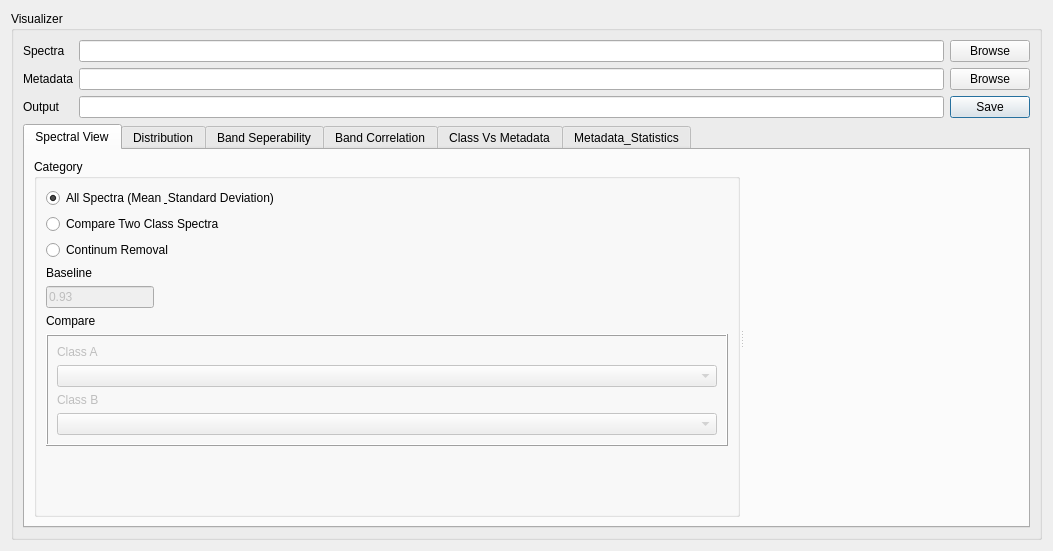
<?xml version="1.0" encoding="UTF-8"?>
<ui version="4.0">
 <class>Form</class>
 <widget class="QDialog" name="Form">
  <property name="geometry">
   <rect>
    <x>0</x>
    <y>0</y>
    <width>1053</width>
    <height>551</height>
   </rect>
  </property>
  <property name="windowTitle">
   <string>Timeseries Analysis</string>
  </property>
  <layout class="QGridLayout" name="gridLayout_3">
   <item row="0" column="0">
    <widget class="QGroupBox" name="groupBox">
     <property name="title">
      <string>Visualizer</string>
     </property>
     <layout class="QVBoxLayout" name="verticalLayout_3">
      <item>
       <layout class="QGridLayout" name="gridLayout">
        <item row="1" column="1">
         <widget class="QLineEdit" name="lineEdit"/>
        </item>
        <item row="2" column="0">
         <widget class="QLabel" name="label_72">
          <property name="text">
           <string>Output</string>
          </property>
         </widget>
        </item>
        <item row="0" column="0">
         <widget class="QLabel" name="label_70">
          <property name="text">
           <string>Spectra</string>
          </property>
         </widget>
        </item>
        <item row="2" column="2">
         <widget class="QPushButton" name="pushButton_6">
          <property name="text">
           <string>Save</string>
          </property>
         </widget>
        </item>
        <item row="0" column="2">
         <widget class="QPushButton" name="pushButton_4">
          <property name="text">
           <string>Browse</string>
          </property>
         </widget>
        </item>
        <item row="2" column="1">
         <widget class="QLineEdit" name="lineEdit_3"/>
        </item>
        <item row="1" column="0">
         <widget class="QLabel" name="label_71">
          <property name="text">
           <string>Metadata</string>
          </property>
         </widget>
        </item>
        <item row="1" column="2">
         <widget class="QPushButton" name="pushButton_5">
          <property name="text">
           <string>Browse</string>
          </property>
         </widget>
        </item>
        <item row="0" column="1">
         <widget class="QLineEdit" name="lineEdit_2"/>
        </item>
       </layout>
      </item>
      <item>
       <widget class="QTabWidget" name="tabWidget_4">
        <property name="currentIndex">
         <number>0</number>
        </property>
        <widget class="QWidget" name="tab_29">
         <attribute name="title">
          <string>Spectral View</string>
         </attribute>
         <layout class="QGridLayout" name="gridLayout_2">
          <item row="0" column="0">
           <widget class="QSplitter" name="splitter">
            <property name="orientation">
             <enum>Qt::Horizontal</enum>
            </property>
            <widget class="QGroupBox" name="groupBox_34">
             <property name="title">
              <string>Category</string>
             </property>
             <layout class="QVBoxLayout" name="verticalLayout_2">
              <item>
               <widget class="QRadioButton" name="plotAllMuStdRb">
                <property name="text">
                 <string>All Spectra (Mean &amp; Standard Deviation)</string>
                </property>
                <property name="checked">
                 <bool>true</bool>
                </property>
                <attribute name="buttonGroup">
                 <string notr="true">buttonGroup</string>
                </attribute>
               </widget>
              </item>
              <item>
               <widget class="QRadioButton" name="plot2ClassesRb">
                <property name="text">
                 <string>Compare Two Class Spectra</string>
                </property>
                <attribute name="buttonGroup">
                 <string notr="true">buttonGroup</string>
                </attribute>
               </widget>
              </item>
              <item>
               <widget class="QRadioButton" name="plotContinuumRb">
                <property name="text">
                 <string>Continum Removal</string>
                </property>
                <property name="checked">
                 <bool>false</bool>
                </property>
                <attribute name="buttonGroup">
                 <string notr="true">buttonGroup</string>
                </attribute>
               </widget>
              </item>
              <item>
               <widget class="QLabel" name="label_73">
                <property name="text">
                 <string>Baseline</string>
                </property>
                <property name="buddy">
                 <cstring></cstring>
                </property>
               </widget>
              </item>
              <item>
               <widget class="QLineEdit" name="baselineLe">
                <property name="enabled">
                 <bool>false</bool>
                </property>
                <property name="sizePolicy">
                 <sizepolicy hsizetype="Fixed" vsizetype="Fixed">
                  <horstretch>0</horstretch>
                  <verstretch>0</verstretch>
                 </sizepolicy>
                </property>
                <property name="text">
                 <string>0.93</string>
                </property>
               </widget>
              </item>
              <item>
               <widget class="QLabel" name="label">
                <property name="text">
                 <string>Compare</string>
                </property>
               </widget>
              </item>
              <item>
               <widget class="QFrame" name="frame">
                <property name="frameShape">
                 <enum>QFrame::Box</enum>
                </property>
                <property name="frameShadow">
                 <enum>QFrame::Raised</enum>
                </property>
                <layout class="QVBoxLayout" name="verticalLayout">
                 <item>
                  <widget class="QLabel" name="label_58">
                   <property name="enabled">
                    <bool>false</bool>
                   </property>
                   <property name="text">
                    <string>Class A</string>
                   </property>
                   <property name="buddy">
                    <cstring></cstring>
                   </property>
                  </widget>
                 </item>
                 <item>
                  <widget class="QComboBox" name="comboBox_25">
                   <property name="enabled">
                    <bool>false</bool>
                   </property>
                  </widget>
                 </item>
                 <item>
                  <widget class="QLabel" name="label_59">
                   <property name="enabled">
                    <bool>false</bool>
                   </property>
                   <property name="text">
                    <string>Class B</string>
                   </property>
                   <property name="buddy">
                    <cstring></cstring>
                   </property>
                  </widget>
                 </item>
                 <item>
                  <widget class="QComboBox" name="comboBox_26">
                   <property name="enabled">
                    <bool>false</bool>
                   </property>
                  </widget>
                 </item>
                </layout>
               </widget>
              </item>
              <item>
               <spacer name="verticalSpacer">
                <property name="orientation">
                 <enum>Qt::Vertical</enum>
                </property>
                <property name="sizeHint" stdset="0">
                 <size>
                  <width>20</width>
                  <height>40</height>
                 </size>
                </property>
               </spacer>
              </item>
             </layout>
            </widget>
            <widget class="QMatplotlibWidget" name="mplWidgetSpectral_5" native="true"/>
           </widget>
          </item>
         </layout>
        </widget>
        <widget class="QWidget" name="tab_44">
         <attribute name="title">
          <string>Distribution</string>
         </attribute>
         <layout class="QGridLayout" name="gridLayout_4">
          <item row="0" column="0">
           <widget class="QSplitter" name="splitter_2">
            <property name="orientation">
             <enum>Qt::Horizontal</enum>
            </property>
            <widget class="QGroupBox" name="groupBox_36">
             <property name="title">
              <string>Category</string>
             </property>
             <layout class="QVBoxLayout" name="verticalLayout_8">
              <item>
               <widget class="QRadioButton" name="plotDistnRb">
                <property name="enabled">
                 <bool>true</bool>
                </property>
                <property name="text">
                 <string>Band Plot</string>
                </property>
                <attribute name="buttonGroup">
                 <string notr="true">buttonGroup</string>
                </attribute>
               </widget>
              </item>
              <item>
               <widget class="QLabel" name="label_76">
                <property name="text">
                 <string>Wavelength</string>
                </property>
                <property name="buddy">
                 <cstring></cstring>
                </property>
               </widget>
              </item>
              <item>
               <widget class="QComboBox" name="wavelengthCmb"/>
              </item>
              <item>
               <spacer name="verticalSpacer_3">
                <property name="orientation">
                 <enum>Qt::Vertical</enum>
                </property>
                <property name="sizeHint" stdset="0">
                 <size>
                  <width>20</width>
                  <height>263</height>
                 </size>
                </property>
               </spacer>
              </item>
             </layout>
            </widget>
            <widget class="QMatplotlibWidget" name="mplWidgetDist" native="true"/>
           </widget>
          </item>
         </layout>
        </widget>
        <widget class="QWidget" name="tab_33">
         <attribute name="title">
          <string>Band Seperability</string>
         </attribute>
         <layout class="QGridLayout" name="gridLayout_8">
          <item row="0" column="0">
           <widget class="QSplitter" name="splitter_3">
            <property name="orientation">
             <enum>Qt::Horizontal</enum>
            </property>
            <widget class="QGroupBox" name="groupBox_38">
             <property name="title">
              <string>Category</string>
             </property>
             <layout class="QVBoxLayout" name="verticalLayout_9">
              <item>
               <widget class="QRadioButton" name="sdiRb">
                <property name="text">
                 <string>Spectral Discrimination Index</string>
                </property>
                <attribute name="buttonGroup">
                 <string notr="true">buttonGroup</string>
                </attribute>
               </widget>
              </item>
              <item>
               <widget class="QRadioButton" name="annovaRb">
                <property name="text">
                 <string>Oneway Anova</string>
                </property>
                <attribute name="buttonGroup">
                 <string notr="true">buttonGroup</string>
                </attribute>
               </widget>
              </item>
              <item>
               <widget class="QRadioButton" name="tukeyRb">
                <property name="text">
                 <string>Tukey’s multi-comparison</string>
                </property>
                <property name="checked">
                 <bool>false</bool>
                </property>
                <attribute name="buttonGroup">
                 <string notr="true">buttonGroup</string>
                </attribute>
               </widget>
              </item>
              <item>
               <widget class="QLabel" name="label_67">
                <property name="text">
                 <string>Wavelength</string>
                </property>
                <property name="buddy">
                 <cstring></cstring>
                </property>
               </widget>
              </item>
              <item>
               <widget class="QComboBox" name="wavelengthCmb2">
                <property name="enabled">
                 <bool>false</bool>
                </property>
               </widget>
              </item>
              <item>
               <widget class="QRadioButton" name="kruskalRb">
                <property name="text">
                 <string>Kruskal Wallis Non-Parametric H Test</string>
                </property>
                <attribute name="buttonGroup">
                 <string notr="true">buttonGroup</string>
                </attribute>
               </widget>
              </item>
              <item>
               <widget class="QLabel" name="label_3">
                <property name="text">
                 <string>Compare :</string>
                </property>
               </widget>
              </item>
              <item>
               <widget class="QFrame" name="frame_3">
                <property name="frameShape">
                 <enum>QFrame::Box</enum>
                </property>
                <property name="frameShadow">
                 <enum>QFrame::Raised</enum>
                </property>
                <layout class="QVBoxLayout" name="verticalLayout_10">
                 <item>
                  <widget class="QLabel" name="label_64">
                   <property name="enabled">
                    <bool>false</bool>
                   </property>
                   <property name="text">
                    <string>Class A</string>
                   </property>
                   <property name="buddy">
                    <cstring></cstring>
                   </property>
                  </widget>
                 </item>
                 <item>
                  <widget class="QComboBox" name="comboBox_classA_8">
                   <property name="enabled">
                    <bool>false</bool>
                   </property>
                  </widget>
                 </item>
                 <item>
                  <widget class="QLabel" name="label_65">
                   <property name="enabled">
                    <bool>false</bool>
                   </property>
                   <property name="text">
                    <string>Class B</string>
                   </property>
                   <property name="buddy">
                    <cstring></cstring>
                   </property>
                  </widget>
                 </item>
                 <item>
                  <widget class="QComboBox" name="comboBox_classB_8">
                   <property name="enabled">
                    <bool>false</bool>
                   </property>
                  </widget>
                 </item>
                </layout>
               </widget>
              </item>
              <item>
               <spacer name="verticalSpacer_5">
                <property name="orientation">
                 <enum>Qt::Vertical</enum>
                </property>
                <property name="sizeHint" stdset="0">
                 <size>
                  <width>20</width>
                  <height>40</height>
                 </size>
                </property>
               </spacer>
              </item>
             </layout>
            </widget>
            <widget class="QMatplotlibWidget" name="mplWidgetSep" native="true"/>
           </widget>
          </item>
         </layout>
        </widget>
        <widget class="QWidget" name="tab_34">
         <attribute name="title">
          <string>Band Correlation</string>
         </attribute>
         <layout class="QGridLayout" name="gridLayout_5">
          <item row="0" column="0">
           <widget class="QSplitter" name="splitter_4">
            <property name="orientation">
             <enum>Qt::Horizontal</enum>
            </property>
            <widget class="QGroupBox" name="groupBox_40">
             <property name="title">
              <string>Category</string>
             </property>
             <layout class="QVBoxLayout" name="verticalLayout_93">
              <item>
               <widget class="QRadioButton" name="plotCorrRb">
                <property name="text">
                 <string>Band Correlation</string>
                </property>
                <property name="checked">
                 <bool>false</bool>
                </property>
                <attribute name="buttonGroup">
                 <string notr="true">buttonGroup</string>
                </attribute>
               </widget>
              </item>
              <item>
               <spacer name="verticalSpacer_34">
                <property name="orientation">
                 <enum>Qt::Vertical</enum>
                </property>
                <property name="sizeHint" stdset="0">
                 <size>
                  <width>20</width>
                  <height>118</height>
                 </size>
                </property>
               </spacer>
              </item>
             </layout>
            </widget>
            <widget class="QMatplotlibWidget" name="widget_corr_5" native="true"/>
           </widget>
          </item>
         </layout>
        </widget>
        <widget class="QWidget" name="tab___">
         <attribute name="title">
          <string>Class Vs Metadata</string>
         </attribute>
         <layout class="QGridLayout" name="gridLayout_6">
          <item row="0" column="0">
           <widget class="QSplitter" name="splitter_5">
            <property name="orientation">
             <enum>Qt::Horizontal</enum>
            </property>
            <widget class="QGroupBox" name="groupBox_43">
             <property name="title">
              <string>Category</string>
             </property>
             <layout class="QVBoxLayout" name="verticalLayout_13">
              <item>
               <widget class="QRadioButton" name="plotStatsRb">
                <property name="text">
                 <string>Statistics</string>
                </property>
                <property name="checked">
                 <bool>false</bool>
                </property>
                <attribute name="buttonGroup">
                 <string notr="true">buttonGroup</string>
                </attribute>
               </widget>
              </item>
              <item>
               <widget class="QLabel" name="label_74">
                <property name="enabled">
                 <bool>false</bool>
                </property>
                <property name="text">
                 <string>Parameter</string>
                </property>
                <property name="buddy">
                 <cstring></cstring>
                </property>
               </widget>
              </item>
              <item>
               <widget class="QComboBox" name="comboBox_31">
                <property name="enabled">
                 <bool>false</bool>
                </property>
               </widget>
              </item>
              <item>
               <spacer name="verticalSpacer_36">
                <property name="orientation">
                 <enum>Qt::Vertical</enum>
                </property>
                <property name="sizeHint" stdset="0">
                 <size>
                  <width>70</width>
                  <height>13</height>
                 </size>
                </property>
               </spacer>
              </item>
             </layout>
            </widget>
            <widget class="QMatplotlibWidget" name="widget_corr_6" native="true"/>
           </widget>
          </item>
         </layout>
        </widget>
        <widget class="QWidget" name="tab_2">
         <attribute name="title">
          <string>Metadata_Statistics</string>
         </attribute>
         <layout class="QGridLayout" name="gridLayout_7">
          <item row="0" column="0">
           <widget class="QSplitter" name="splitter_6">
            <property name="orientation">
             <enum>Qt::Horizontal</enum>
            </property>
            <widget class="QGroupBox" name="groupBox_45">
             <property name="title">
              <string>Category</string>
             </property>
             <layout class="QVBoxLayout" name="verticalLayout_15">
              <item>
               <widget class="QRadioButton" name="plotOneParamRb">
                <property name="text">
                 <string>Single parameter</string>
                </property>
                <property name="checked">
                 <bool>false</bool>
                </property>
                <attribute name="buttonGroup">
                 <string notr="true">buttonGroup</string>
                </attribute>
               </widget>
              </item>
              <item>
               <widget class="QLabel" name="label_77">
                <property name="enabled">
                 <bool>false</bool>
                </property>
                <property name="text">
                 <string>Parameter</string>
                </property>
                <property name="buddy">
                 <cstring></cstring>
                </property>
               </widget>
              </item>
              <item>
               <widget class="QComboBox" name="comboBox_33">
                <property name="enabled">
                 <bool>false</bool>
                </property>
               </widget>
              </item>
              <item>
               <widget class="QRadioButton" name="plotAllParamRb">
                <property name="text">
                 <string>All Parameter</string>
                </property>
                <attribute name="buttonGroup">
                 <string notr="true">buttonGroup</string>
                </attribute>
               </widget>
              </item>
              <item>
               <spacer name="verticalSpacer_38">
                <property name="orientation">
                 <enum>Qt::Vertical</enum>
                </property>
                <property name="sizeHint" stdset="0">
                 <size>
                  <width>139</width>
                  <height>28</height>
                 </size>
                </property>
               </spacer>
              </item>
             </layout>
            </widget>
            <widget class="QMatplotlibWidget" name="widget_corr_7" native="true"/>
           </widget>
          </item>
         </layout>
        </widget>
       </widget>
      </item>
     </layout>
    </widget>
   </item>
  </layout>
 </widget>
 <customwidgets>
  <customwidget>
   <class>QMatplotlibWidget</class>
   <extends>QWidget</extends>
   <header>Ui.qmatplotlibwidget</header>
   <container>1</container>
  </customwidget>
 </customwidgets>
 <resources/>
 <connections/>
 <buttongroups>
  <buttongroup name="buttonGroup"/>
 </buttongroups>
</ui>
